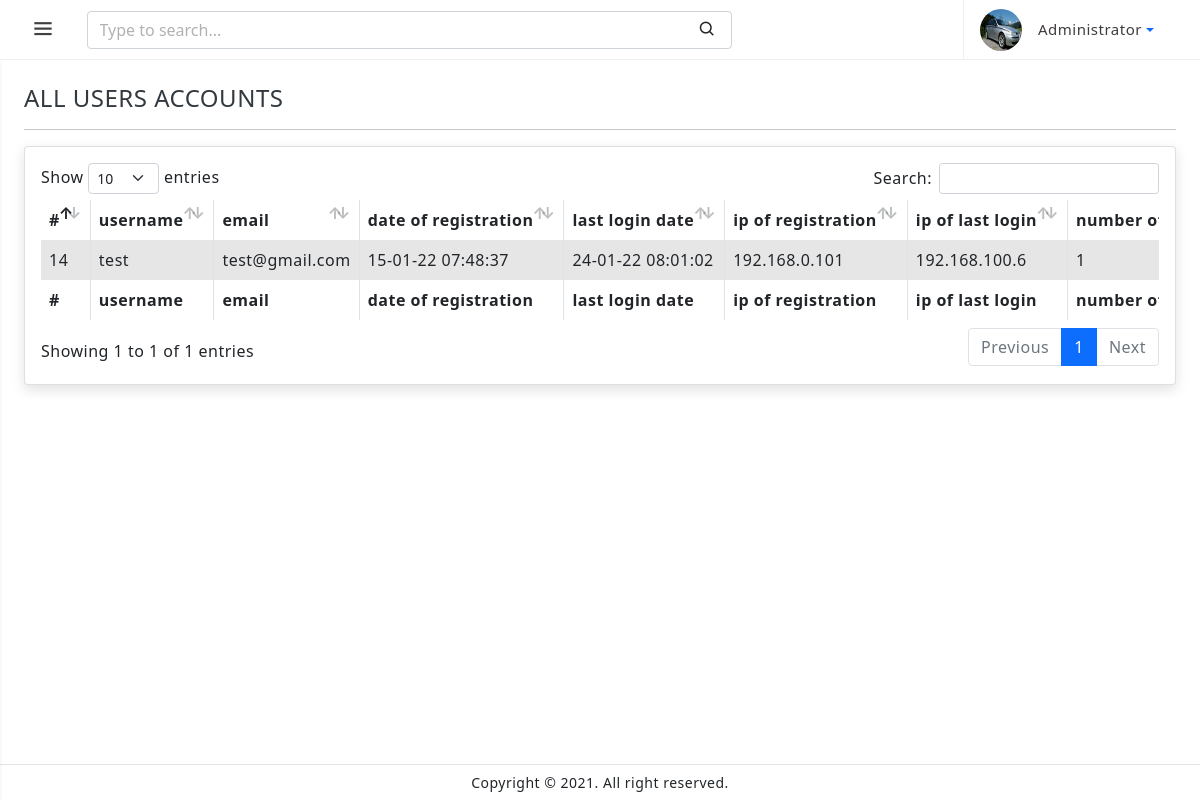
/admin/dashboard.php (signed in), run on the app's committed database.
### tables this page shows
CREATE TABLE `users` (
  `id` int(11) NOT NULL,
  `username` varchar(255) NOT NULL,
  `email` varchar(255) NOT NULL,
  `password` varchar(255) NOT NULL,
  `status` int(1) NOT NULL DEFAULT 0,
  `tocken` text DEFAULT NULL,
  `avatar` varchar(255) NOT NULL,
  `date_of_reg` varchar(255) NOT NULL,
  `total_vehicles` int(11) NOT NULL,
  `last_login` varchar(255) NOT NULL,
  `ip_of_registration` varchar(255) NOT NULL,
  `ip_last_login` varchar(255) NOT NULL
);

### admin/dashboard.php (the view, shortened to what this page needs)
<?php
include('../config/conn.php');
?>
<!doctype html>
<html lang="en">
<head>
    <?php include("./inc/header.php") ?>
</head>
<body>
    <div class="wrapper">
       <?php include("./inc/nav.php")  ?>
        <div class="page-wrapper">
            <div class="page-content">
                <h4 class="mb-0 text-uppercase">All Users Accounts</h4>
                <hr />
                <div class="card">
                    <div class="card-body">
                        <div class="table-responsive">
                            <table id="example" class="table table-striped table-bordered" style="width:100%">
                                <thead>
                                    <th>#</th>
                                    <th>username</th>
                                    <th>email</th>
                                    <th>date of registration</th>
                                    <th>last login date</th>
                                    <th>ip of registration</th>
                                    <th>ip of last login</th>
                                    <th>number of vehicles</th>
                                </thead>
                                <tbody>
                                    <?php
                                    $selectUsers = "SELECT * FROM users";
                                    $res = mysqli_query($conn, $selectUsers);
                                    if (mysqli_num_rows($res) > 0) {
                                        while ($user = mysqli_fetch_assoc($res)) {
                                    ?>
                                            <tr>
                                                <td><?php echo $user['id']  ?></td>
                                                <td><a style="color:inherit;text-decoration: none;" href="account_details.php?uId=<?php echo $user['id']  ?>"><?php echo $user['username']  ?></a></td>
                                                <td><?php echo $user['email']  ?></td>
                                                <td><?php echo $user['date_of_reg']  ?></td>
                                                <td><?php echo $user['last_login']  ?></td>
                                                <td><?php echo $user['ip_of_registration']  ?></td>
                                                <td><?php echo $user['ip_last_login']  ?></td>
                                                <td>1</td>
                                            </tr>
                                    <?php }
                                    } else {
                                        echo "<h2>No Data Found</h2>";
                                    } ?>
                                </tbody>
                                <tfoot>
                                    <th>#</th>
                                    <th>username</th>
                                    <th>email</th>
                                    <th>date of registration</th>
                                    <th>last login date</th>
                                    <th>ip of registration</th>
                                    <th>ip of last login</th>
                                    <th>number of vehicles</th>
                                </tfoot>
                            </table>
                        </div>
                    </div>
                </div>
            </div>
        </div>
        <footer class="page-footer">
            <p class="mb-0">Copyright © 2021. All right reserved.</p>
        </footer>
    </div>
</body>
</html>

### admin/assets/css/app.css (style rules this page uses)
body { font-size: 14px; color: #4c5258; letter-spacing: 0.5px; background-color: #f4f4f4; font-family: 'Roboto', sans-serif; }
a { text-decoration: none; }
.wrapper { width: 100%; position: relative; }
.page-wrapper { height: 100%; margin-top: 120px; margin-bottom: 30px; margin-left: 0px; }
.page-content { padding: 1.5rem; }
.page-footer { background: #ffffff; left: 0px; right: 0; bottom: 0; position: fixed; text-align: center; padding: 7px; font-size: 14px; border-top: 1px solid #e4e4e4; z-index: 3; }
@media screen and (max-width: 1280px) { .page-wrapper { margin-top: 60px; } }

### data on the page
users: id "14", username "test", email "test@gmail.com", date_of_reg "15-01-22 07:48:37", last_login "24-01-22 08:01:02", ip_of_registration "192.168.0.101", ip_last_login "192.168.100.6"
